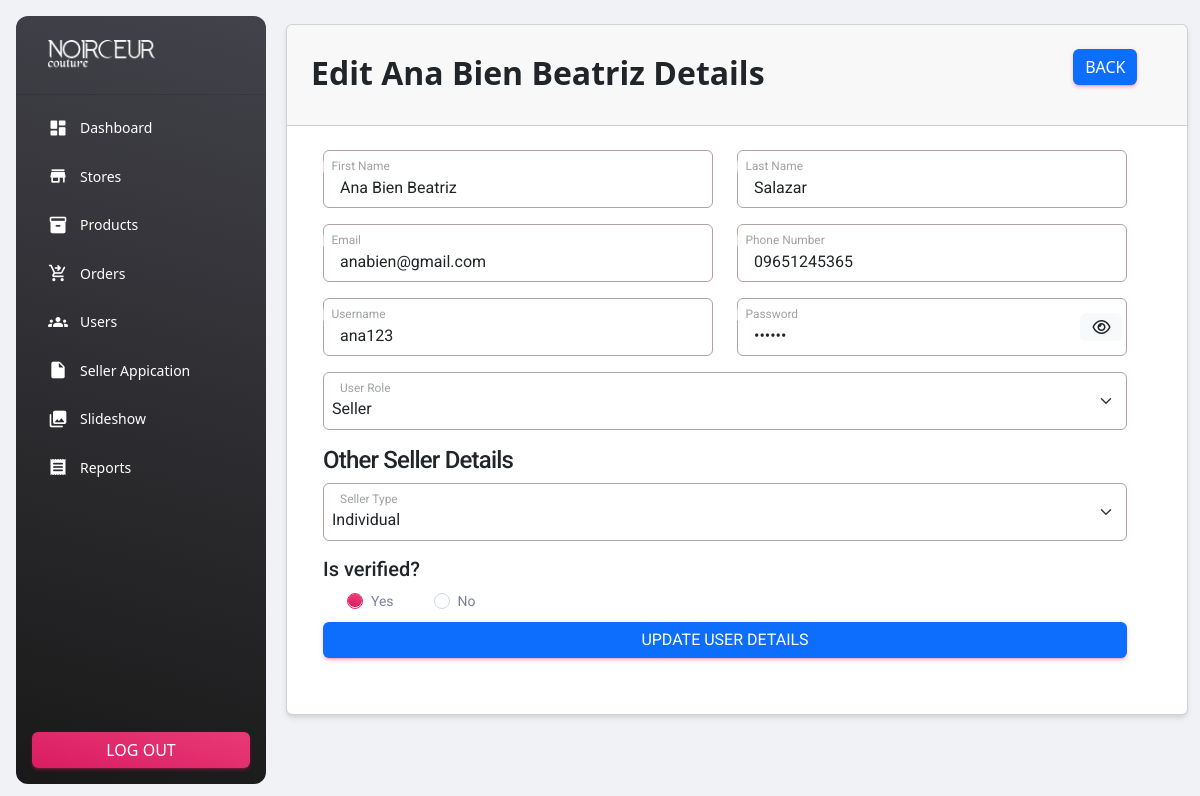
Screenshot of /admin/editUsers.php?id=47 with the database file from the repository.
### tables this page shows
CREATE TABLE `users` (
  `user_ID` int(8) NOT NULL,
  `user_firstName` varchar(80) NOT NULL,
  `user_lastName` varchar(80) NOT NULL,
  `user_email` varchar(254) NOT NULL,
  `user_phone` varchar(11) NOT NULL,
  `user_username` varchar(50) NOT NULL,
  `user_password` varchar(128) NOT NULL,
  `user_role` tinyint(1) NOT NULL DEFAULT 0,
  `user_accCreatedAt` timestamp NOT NULL DEFAULT current_timestamp()
);

CREATE TABLE `users_seller_details` (
  `seller_id` int(11) NOT NULL,
  `seller_user_ID` int(11) NOT NULL,
  `seller_seller_type` varchar(254) NOT NULL,
  `seller_confirmed` int(1) NOT NULL DEFAULT 0,
  `seller_accCreatedAt` timestamp NOT NULL DEFAULT current_timestamp()
);

### models/myFunctions.php (called while the page is built, shortened)
<?php
include('dbcon.php');
function getByUserandSellerId($id)
{
    global $con;
    $query = "SELECT users.*, users_seller_details.*
              FROM users
              LEFT JOIN users_seller_details ON users.user_ID = users_seller_details.seller_user_ID
              WHERE users.user_ID = '$id'";
    $result = mysqli_query($con, $query);
    return $result;
}

### admin/editUsers.php (the view, shortened to what this page needs)
<?php include('partials/header.php');
include('../models/myFunctions.php'); ?>
<div class="container">
    <div class="row">
        <div class="col-md-12">
            <?php
            if (isset($_GET['id'])) {
                $ids = $_GET['id'];
                $category = getByUserandSellerId($ids);
                if (mysqli_num_rows($category) > 0) {
                    $data = mysqli_fetch_array($category);
            ?>
                    <div class="card">
                        <div class="card-header">
                            <span class="fs-2 fw-bold">Edit <?= $data['user_firstName'] ?> Details</span>
                            <a href="users.php" class="btn btn-primary end-3 float-end">Back</a>
                        </div>
                        <div class="card-body">
                            <form action="models/user-auth.php" method="POST" enctype="multipart/form-data">
                                <div class="container-fluid">
                                    <div class="row col-md-12">
                                        <div class="form-floating col-md-6 mb-3">
                                            <input type="text" class="form-control ps-3" value="<?= $data['user_firstName'] ?>" id="fname" name="firstName" required placeholder="Name">
                                            <label for="floatingInput" class="ps-3">First Name</label>
                                        </div>
                                        <div class="form-floating col-md-6 mb-3">
                                            <input type="text" class="form-control ps-3" value="<?= $data['user_lastName'] ?>" id="lname" name="lastName" required placeholder="Slug">
                                            <label for="floatingPassword" class="ps-3">Last Name</label>
                                        </div>
                                        <div class="form-floating col-md-6 mb-3">
                                            <input type="email" class="form-control ps-3" value="<?= $data['user_email'] ?>" id="email" name="email" required placeholder="Name">
                                            <label for="floatingInput" class="ps-3">Email</label>
                                        </div>
                                        <div class="form-floating col-md-6 mb-3">
                                            <input type="number" class="form-control ps-3" value="<?= $data['user_phone'] ?>" id="pnum" name="phoneNumber" required placeholder="Slug">
                                            <label for="floatingPassword" class="ps-3">Phone Number</label>
                                        </div>
                                        <div class="form-floating col-md-6 mb-3">
                                            <input type="text" class="form-control ps-3" value="<?= $data['user_username'] ?>" id="uname" name="username" required placeholder="Name">
                                            <label for="floatingInput" class="ps-3">Username</label>
                                        </div>
                                        <div class="form-floating col-md-6 mb-3 position-relative">
                                            <input type="password" class="form-control ps-3" value="<?= $data['user_password'] ?>" id="pass" name="userPassword" required placeholder="Slug">
                                            <label for="floatingPassword" class="ps-3">Password</label>
                                            <span class="input-group-text border-0 position-absolute end-4 top-50 translate-middle-y cursor-pointer" id="togglePassword"><i class="fa-regular fa-eye"></i></span>
                                        </div>
                                        <?php
                                        if (!($data['user_ID'] == 1 && $data['user_role'] == 1)) {
                                        ?>
                                            <div class="col-md-12 mb-3">
                                                <div class="form-floating">
                                                    <select name="userRole" class="form-select ps-2" id="orderStat" required>
                                                        <option value="2" <?= $data['user_role'] == 2 ? "selected" : "" ?>>Seller</option>
                                                    </select>
                                                    <label for="slug_input">User Role</label>
                                                </div>
                                            </div>
                                        <?php
                                        }
                                        ?>
                                        <?php
                                        if ($data['user_role'] == 2) {
                                        ?>
                                            <h4>Other Seller Details</h4>
                                            <div class="col-md-12 mb-3">
                                                <div class="form-floating">
                                                    <select name="userSellerType" class="form-select ps-2" id="orderStat" required>
                                                        <option value="individual" <?= $data['seller_seller_type'] == 'individual' ? "selected" : "" ?>>Individual</option>
                                                    </select>
                                                    <label for="slug_input">Seller Type</label>
                                                </div>
                                            </div>
                                            <div class="row">
                                                <h5>Is verified?</h5>
                                                <div class="btn-group" role="group">
                                                    <div class="form-check form-check-inline">
                                                        <input class="form-check-input" type="radio" name="isConfirmed" id="inlineRadio1" value="1" <?= $data['seller_confirmed'] == 1 ? 'checked' : '' ?> required>
                                                        <label class="form-check-label" for="inlineRadio1">Yes</label>
                                                    </div>
                                                    <div class="form-check form-check-inline">
                                                        <input class="form-check-input" type="radio" name="isConfirmed" id="inlineRadio2" value="0" <?= $data['seller_confirmed'] == 0 ? 'checked' : '' ?> required>
                                                        <label class="form-check-label" for="inlineRadio2">No</label>
                                                    </div>
                                                </div>
                                            </div>
                                        <?php
                                        }
                                        ?>
                                        <div class="text-center col-md-12 mb-3">
                                            <button type="submit" id="addCategory_btn" name="updateUserBtn" class="col-md-12 btn btn-primary">Update User Details</button>
                                        </div>
                                    </div>
                                </div>
                            </form>
                        </div>
                    </div>
                <?php
                } else {
                    echo "User not found";
                }
                ?>
            <?php  } else {
                echo "Id missing from url";
            } ?>
        </div>
    </div>
</div>
<?php include('partials/footer.php'); ?>

### admin/partials/header.php (style rules this page uses)
.form-control { border: 1px solid #b3a1a1 !important; }
.form-select { border: 1px solid #b3a1a1 !important; }
input[type=number] { -moz-appearance: textfield; }

### rows the page displays
users: user_firstName "Ana Bien Beatriz", firstName "Ana Bien Beatriz", lastName "Salazar", email "anabien@gmail.com", phoneNumber "09651245365", username "ana123", userRole "Seller"
users_seller_details: userSellerType "Individual", seller_confirmed "☑ Yes", seller_confirmed "☐ No"
